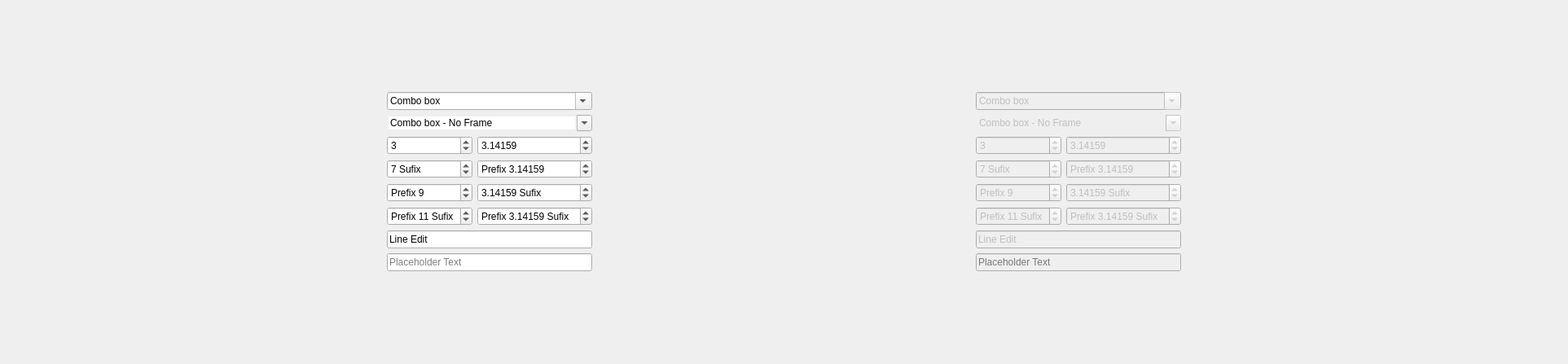
          <widget class="QWidget" name="page_2">
           <property name="geometry">
            <rect>
             <x>0</x>
             <y>0</y>
             <width>1925</width>
             <height>447</height>
            </rect>
           </property>
           <attribute name="label">
            <string>Inputs</string>
           </attribute>
           <layout class="QGridLayout" name="gridLayout_16">
            <item row="0" column="0">
             <spacer name="horizontalSpacer_25">
              <property name="orientation">
               <enum>Qt::Orientation::Horizontal</enum>
              </property>
              <property name="sizeHint" stdset="0">
               <size>
                <width>40</width>
                <height>20</height>
               </size>
              </property>
             </spacer>
            </item>
            <item row="0" column="1">
             <layout class="QGridLayout" name="gridLayout_21">
              <item row="4" column="0" colspan="2">
               <widget class="QLineEdit" name="lineEdit_6">
                <property name="placeholderText">
                 <string>Placeholder Text</string>
                </property>
               </widget>
              </item>
              <item row="0" column="0" colspan="2">
               <widget class="QComboBox" name="comboBox_11">
                <property name="editable">
                 <bool>true</bool>
                </property>
                <property name="currentText">
                 <string>Combo box</string>
                </property>
                <item>
                 <property name="text">
                  <string>Combo box</string>
                 </property>
                </item>
                <item>
                 <property name="text">
                  <string>Normal Item</string>
                 </property>
                </item>
                <item>
                 <property name="text">
                  <string>Normal Item</string>
                 </property>
                </item>
                <item>
                 <property name="text">
                  <string>Normal Item</string>
                 </property>
                </item>
                <item>
                 <property name="text">
                  <string>Normal Item</string>
                 </property>
                </item>
               </widget>
              </item>
              <item row="2" column="0">
               <layout class="QVBoxLayout" name="verticalLayout_18">
                <item>
                 <widget class="QSpinBox" name="spinBox_4">
                  <property name="value">
                   <number>3</number>
                  </property>
                 </widget>
                </item>
                <item>
                 <widget class="QSpinBox" name="spinBox_6">
                  <property name="suffix">
                   <string> Sufix</string>
                  </property>
                  <property name="value">
                   <number>7</number>
                  </property>
                 </widget>
                </item>
                <item>
                 <widget class="QSpinBox" name="spinBox_7">
                  <property name="prefix">
                   <string>Prefix </string>
                  </property>
                  <property name="value">
                   <number>9</number>
                  </property>
                 </widget>
                </item>
                <item>
                 <widget class="QSpinBox" name="spinBox_8">
                  <property name="suffix">
                   <string> Sufix</string>
                  </property>
                  <property name="prefix">
                   <string>Prefix </string>
                  </property>
                  <property name="value">
                   <number>11</number>
                  </property>
                 </widget>
                </item>
               </layout>
              </item>
              <item row="2" column="1">
               <layout class="QVBoxLayout" name="verticalLayout_17">
                <item>
                 <widget class="QDoubleSpinBox" name="doubleSpinBox_4">
                  <property name="decimals">
                   <number>5</number>
                  </property>
                  <property name="value">
                   <double>3.141590000000000</double>
                  </property>
                 </widget>
                </item>
                <item>
                 <widget class="QDoubleSpinBox" name="doubleSpinBox_6">
                  <property name="prefix">
                   <string>Prefix </string>
                  </property>
                  <property name="decimals">
                   <number>5</number>
                  </property>
                  <property name="value">
                   <double>3.141590000000000</double>
                  </property>
                 </widget>
                </item>
                <item>
                 <widget class="QDoubleSpinBox" name="doubleSpinBox_7">
                  <property name="suffix">
                   <string> Sufix</string>
                  </property>
                  <property name="decimals">
                   <number>5</number>
                  </property>
                  <property name="value">
                   <double>3.141590000000000</double>
                  </property>
                 </widget>
                </item>
                <item>
                 <widget class="QDoubleSpinBox" name="doubleSpinBox_8">
                  <property name="prefix">
                   <string>Prefix </string>
                  </property>
                  <property name="suffix">
                   <string> Sufix</string>
                  </property>
                  <property name="decimals">
                   <number>5</number>
                  </property>
                  <property name="value">
                   <double>3.141590000000000</double>
                  </property>
                 </widget>
                </item>
               </layout>
              </item>
              <item row="3" column="0" colspan="2">
               <widget class="QLineEdit" name="lineEdit_7">
                <property name="text">
                 <string>Line Edit</string>
                </property>
               </widget>
              </item>
              <item row="1" column="0" colspan="2">
               <widget class="QComboBox" name="comboBox_13">
                <property name="editable">
                 <bool>true</bool>
                </property>
                <property name="currentText">
                 <string>Combo box - No Frame</string>
                </property>
                <property name="frame">
                 <bool>false</bool>
                </property>
                <item>
                 <property name="text">
                  <string>Combo box - No Frame</string>
                 </property>
                </item>
                <item>
                 <property name="text">
                  <string>Normal Item</string>
                 </property>
                </item>
                <item>
                 <property name="text">
                  <string>Normal Item</string>
                 </property>
                </item>
                <item>
                 <property name="text">
                  <string>Normal Item</string>
                 </property>
                </item>
                <item>
                 <property name="text">
                  <string>Normal Item</string>
                 </property>
                </item>
               </widget>
              </item>
             </layout>
            </item>
            <item row="0" column="2">
             <spacer name="horizontalSpacer_16">
              <property name="orientation">
               <enum>Qt::Orientation::Horizontal</enum>
              </property>
              <property name="sizeHint" stdset="0">
               <size>
                <width>40</width>
                <height>20</height>
               </size>
              </property>
             </spacer>
            </item>
            <item row="0" column="3">
             <layout class="QGridLayout" name="gridLayout_38">
              <item row="0" column="0" colspan="2">
               <widget class="QComboBox" name="comboBox_12">
                <property name="enabled">
                 <bool>false</bool>
                </property>
                <property name="editable">
                 <bool>true</bool>
                </property>
                <property name="currentText">
                 <string>Combo box</string>
                </property>
                <item>
                 <property name="text">
                  <string>Combo box</string>
                 </property>
                </item>
                <item>
                 <property name="text">
                  <string>Normal Item</string>
                 </property>
                </item>
                <item>
                 <property name="text">
                  <string>Normal Item</string>
                 </property>
                </item>
                <item>
                 <property name="text">
                  <string>Normal Item</string>
                 </property>
                </item>
                <item>
                 <property name="text">
                  <string>Normal Item</string>
                 </property>
                </item>
               </widget>
              </item>
              <item row="4" column="0" colspan="2">
               <widget class="QLineEdit" name="lineEdit_9">
                <property name="enabled">
                 <bool>false</bool>
                </property>
                <property name="placeholderText">
                 <string>Placeholder Text</string>
                </property>
               </widget>
              </item>
              <item row="2" column="0">
               <layout class="QVBoxLayout" name="verticalLayout_20">
                <item>
                 <widget class="QSpinBox" name="spinBox_5">
                  <property name="enabled">
                   <bool>false</bool>
                  </property>
                  <property name="value">
                   <number>3</number>
                  </property>
                 </widget>
                </item>
                <item>
                 <widget class="QSpinBox" name="spinBox_9">
                  <property name="enabled">
                   <bool>false</bool>
                  </property>
                  <property name="suffix">
                   <string> Sufix</string>
                  </property>
                  <property name="value">
                   <number>7</number>
                  </property>
                 </widget>
                </item>
                <item>
                 <widget class="QSpinBox" name="spinBox_10">
                  <property name="enabled">
                   <bool>false</bool>
                  </property>
                  <property name="prefix">
                   <string>Prefix </string>
                  </property>
                  <property name="value">
                   <number>9</number>
                  </property>
                 </widget>
                </item>
                <item>
                 <widget class="QSpinBox" name="spinBox_11">
                  <property name="enabled">
                   <bool>false</bool>
                  </property>
                  <property name="suffix">
                   <string> Sufix</string>
                  </property>
                  <property name="prefix">
                   <string>Prefix </string>
                  </property>
                  <property name="value">
                   <number>11</number>
                  </property>
                 </widget>
                </item>
               </layout>
              </item>
              <item row="2" column="1">
               <layout class="QVBoxLayout" name="verticalLayout_19">
                <item>
                 <widget class="QDoubleSpinBox" name="doubleSpinBox_5">
                  <property name="enabled">
                   <bool>false</bool>
                  </property>
                  <property name="decimals">
                   <number>5</number>
                  </property>
                  <property name="value">
                   <double>3.141590000000000</double>
                  </property>
                 </widget>
                </item>
                <item>
                 <widget class="QDoubleSpinBox" name="doubleSpinBox_9">
                  <property name="enabled">
                   <bool>false</bool>
                  </property>
                  <property name="prefix">
                   <string>Prefix </string>
                  </property>
                  <property name="decimals">
                   <number>5</number>
                  </property>
                  <property name="value">
                   <double>3.141590000000000</double>
                  </property>
                 </widget>
                </item>
                <item>
                 <widget class="QDoubleSpinBox" name="doubleSpinBox_10">
                  <property name="enabled">
                   <bool>false</bool>
                  </property>
                  <property name="suffix">
                   <string> Sufix</string>
                  </property>
                  <property name="decimals">
                   <number>5</number>
                  </property>
                  <property name="value">
                   <double>3.141590000000000</double>
                  </property>
                 </widget>
                </item>
                <item>
                 <widget class="QDoubleSpinBox" name="doubleSpinBox_11">
                  <property name="enabled">
                   <bool>false</bool>
                  </property>
                  <property name="prefix">
                   <string>Prefix </string>
                  </property>
                  <property name="suffix">
                   <string> Sufix</string>
                  </property>
                  <property name="decimals">
                   <number>5</number>
                  </property>
                  <property name="value">
                   <double>3.141590000000000</double>
                  </property>
                 </widget>
                </item>
               </layout>
              </item>
              <item row="3" column="0" colspan="2">
               <widget class="QLineEdit" name="lineEdit_8">
                <property name="enabled">
                 <bool>false</bool>
                </property>
                <property name="text">
                 <string>Line Edit</string>
                </property>
               </widget>
              </item>
              <item row="1" column="0" colspan="2">
               <widget class="QComboBox" name="comboBox_14">
                <property name="enabled">
                 <bool>false</bool>
                </property>
                <property name="editable">
                 <bool>true</bool>
                </property>
                <property name="currentText">
                 <string>Combo box - No Frame</string>
                </property>
                <property name="frame">
                 <bool>false</bool>
                </property>
                <item>
                 <property name="text">
                  <string>Combo box - No Frame</string>
                 </property>
                </item>
                <item>
                 <property name="text">
                  <string>Normal Item</string>
                 </property>
                </item>
                <item>
                 <property name="text">
                  <string>Normal Item</string>
                 </property>
                </item>
                <item>
                 <property name="text">
                  <string>Normal Item</string>
                 </property>
                </item>
                <item>
                 <property name="text">
                  <string>Normal Item</string>
                 </property>
                </item>
               </widget>
              </item>
             </layout>
            </item>
            <item row="0" column="4">
             <spacer name="horizontalSpacer_26">
              <property name="orientation">
               <enum>Qt::Orientation::Horizontal</enum>
              </property>
              <property name="sizeHint" stdset="0">
               <size>
                <width>40</width>
                <height>20</height>
               </size>
              </property>
             </spacer>
            </item>
           </layout>
          </widget>
